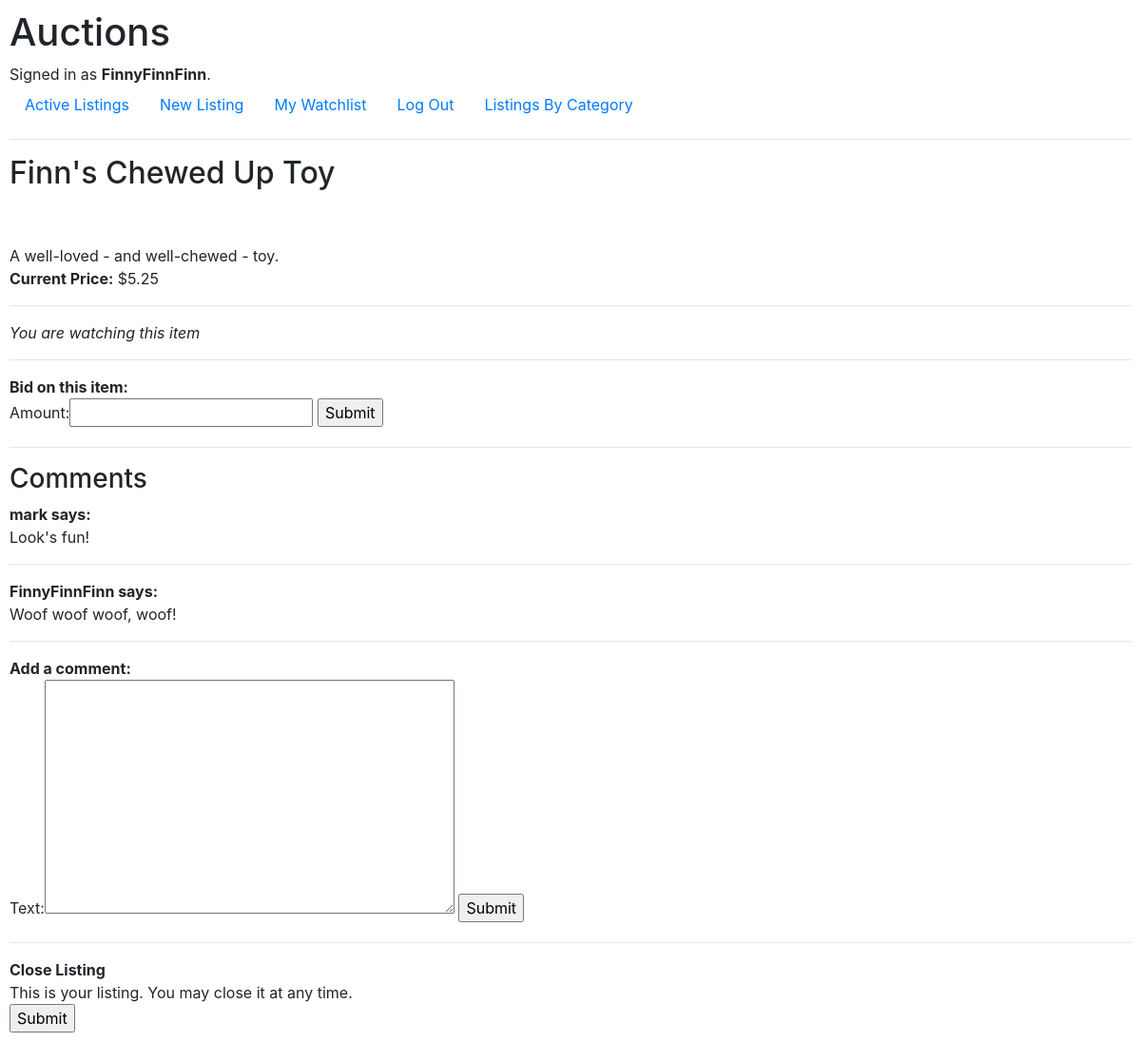
Before: /1 (signed in) with the older database file.
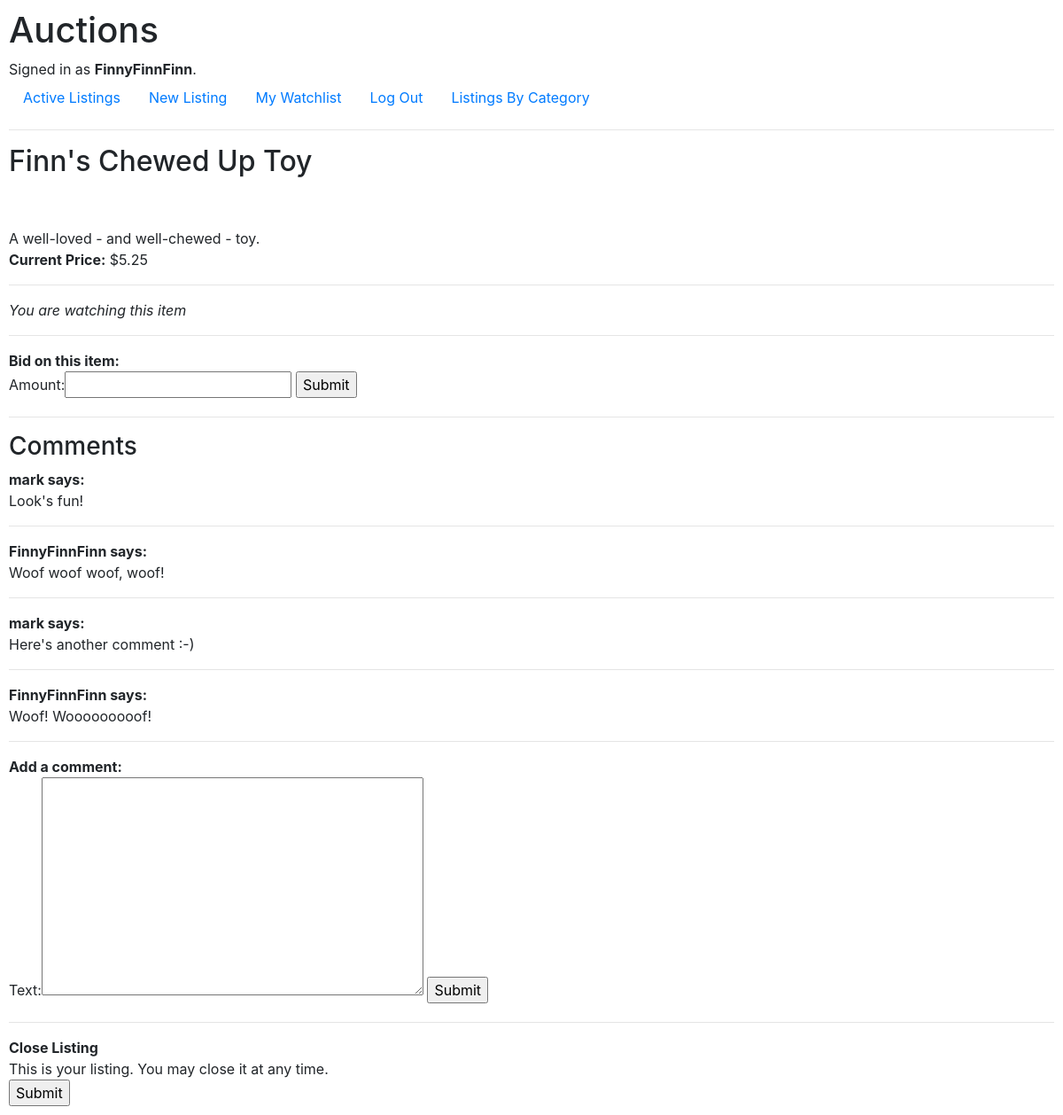
After: the same page with the newer database file.
### auctions/models.py (models this page shows, shortened)
class Comment(models.Model):
    user = models.ForeignKey(User, on_delete=models.CASCADE, related_name='comments')
    auction = models.ForeignKey(Auction, on_delete=models.CASCADE, related_name='comments')
    text = models.TextField()

class User(AbstractUser):
    pass

### auctions/views.py (the view)
# urls.py: path("<int:auction_id>", views.listing, name="listing"),
def listing(request, auction_id):
    auction = Auction.objects.get(pk=auction_id)
    price = Bid.objects.filter(auction__title=auction.title).aggregate(Max('amount'))
    comments = Comment.objects.filter(auction__title=auction.title)
    watchlist = Auction.objects.filter(watchlist=request.user)
    if price['amount__max'] is None:
        res = (auction, auction.opening_bid)
    else:
        res = (auction, price['amount__max'])
    return render(request, "auctions/listing.html", {
        "auction":res,
        "newbid":NewBid(),
        "user":request.user,
        "comments":comments,
        "newcomment":NewComment(),
        "watchlist":watchlist
    })

### auctions/views.py
class NewBid(ModelForm):
    class Meta:
        model = Bid
        fields = ['amount']

class NewComment(ModelForm):
    class Meta:
        model = Comment
        fields = ['text']

### auctions/templates/auctions/listing.html (shortened to what this page needs)
{% extends 'auctions/layout.html' %}
{% block body %}
<h2>{{auction.0.title}}</h2>
<br>
<br>
{{auction.0.description}}
<br>
<b>Current Price:</b> ${{auction.1|floatformat:2}}<br>
<hr>
{% if not auction.0 in watchlist %}
    <i>You're not watching this item</i><br>
    <b>Watch This Item: </b>
    <form action="{% url 'add_watchlist' %}" method="post">
        {% csrf_token %}
        <input type="hidden" name="auction" value={{auction.0.id}}>
        <input type="submit">
    </form>
{% else %}
    <i>You are watching this item</i>
{% endif %}
<hr>
{% if user.is_authenticated and auction.0.status == "A" %}
    <b>Bid on this item:</b><br>
    <form action="{% url 'bid' %}" method="post">
        {{ newbid }}
        <input type="submit">
    </form>
{% endif %}
<hr>
<h3>Comments</h3>
{% for comment in comments %}
<b>{{comment.user}} says:</b><br>
{{comment.text}}
<hr>
{% endfor %}
{% if user.is_authenticated and auction.0.status == "A" %}
    <b>Add a comment:</b><br>
    <form action="{% url 'comment' %}" method="post">
        {{ newcomment }}
        <input type="submit">
    </form>
{% endif %}
{% if user.is_authenticated and auction.0.status == "A" and user == auction.0.user %}
<hr>
        <b>Close Listing</b><br>
        This is your listing. You may close it at any time.
        <form action="{% url 'close' %}" method="post">
            <input type="submit">
{% endif %}
{% endblock %}

Changed rows visible on the page:
added Comment: user "mark", text "Here's another comment :-)"
added Comment: user "FinnyFinnFinn", text "Woof! Wooooooooof!"
